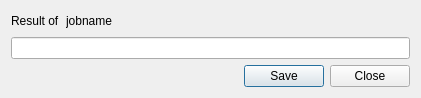
<?xml version="1.0" encoding="UTF-8"?>
<ui version="4.0">
 <class>DialogResult</class>
 <widget class="QDialog" name="DialogResult">
  <property name="geometry">
   <rect>
    <x>0</x>
    <y>0</y>
    <width>421</width>
    <height>92</height>
   </rect>
  </property>
  <property name="maximumSize">
   <size>
    <width>16777215</width>
    <height>92</height>
   </size>
  </property>
  <property name="windowTitle">
   <string>Dialog</string>
  </property>
  <layout class="QVBoxLayout" name="verticalLayout">
   <item>
    <layout class="QHBoxLayout" name="horizontalLayout">
     <item>
      <widget class="QLabel" name="descriptionLabel">
       <property name="text">
        <string>Result of</string>
       </property>
      </widget>
     </item>
     <item>
      <widget class="QLabel" name="jobnameLabel">
       <property name="text">
        <string>jobname</string>
       </property>
      </widget>
     </item>
     <item>
      <spacer name="horizontalSpacer">
       <property name="orientation">
        <enum>Qt::Horizontal</enum>
       </property>
       <property name="sizeHint" stdset="0">
        <size>
         <width>40</width>
         <height>20</height>
        </size>
       </property>
      </spacer>
     </item>
    </layout>
   </item>
   <item>
    <widget class="QLineEdit" name="resultLine">
     <property name="readOnly">
      <bool>true</bool>
     </property>
    </widget>
   </item>
   <item>
    <spacer name="verticalSpacer">
     <property name="orientation">
      <enum>Qt::Vertical</enum>
     </property>
     <property name="sizeHint" stdset="0">
      <size>
       <width>20</width>
       <height>40</height>
      </size>
     </property>
    </spacer>
   </item>
   <item>
    <widget class="QDialogButtonBox" name="buttonBox">
     <property name="orientation">
      <enum>Qt::Horizontal</enum>
     </property>
     <property name="standardButtons">
      <set>QDialogButtonBox::Close|QDialogButtonBox::Save</set>
     </property>
    </widget>
   </item>
  </layout>
 </widget>
 <resources/>
 <connections>
  <connection>
   <sender>buttonBox</sender>
   <signal>accepted()</signal>
   <receiver>DialogResult</receiver>
   <slot>accept()</slot>
   <hints>
    <hint type="sourcelabel">
     <x>248</x>
     <y>254</y>
    </hint>
    <hint type="destinationlabel">
     <x>157</x>
     <y>274</y>
    </hint>
   </hints>
  </connection>
  <connection>
   <sender>buttonBox</sender>
   <signal>rejected()</signal>
   <receiver>DialogResult</receiver>
   <slot>reject()</slot>
   <hints>
    <hint type="sourcelabel">
     <x>316</x>
     <y>260</y>
    </hint>
    <hint type="destinationlabel">
     <x>286</x>
     <y>274</y>
    </hint>
   </hints>
  </connection>
 </connections>
</ui>
